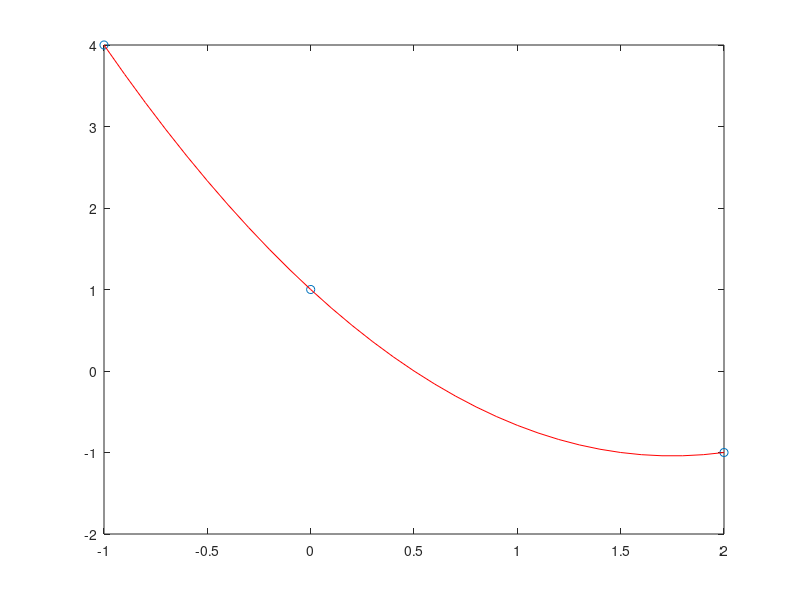

Write the MATLAB code that produced this figure.
clc
clear
format long

x = [-1 0 2];
y = [4 1 -1];
n = length(x);
xmin = -1;
xmax = 2;

% matriz de x's
for i = 1:n
   for j = 1:n
      A(i,j) = x(i)^(j-1); 
   end
end

A
y

% cx^0 + bx^1 + ax^2 = y
c = A\y'

x1 = [xmin:0.1:xmax]
n1 = length(x1);
% Achando o valor do polinomio nos pontos
for i = 1:n1
    p(i) = 0;
    for j = 1:n
        p(i) = p(i) + c(j)*x1(i)^(j-1);
    end
end
p

plot(x,y, 'o')
hold on
plot(x1,p, 'r')
